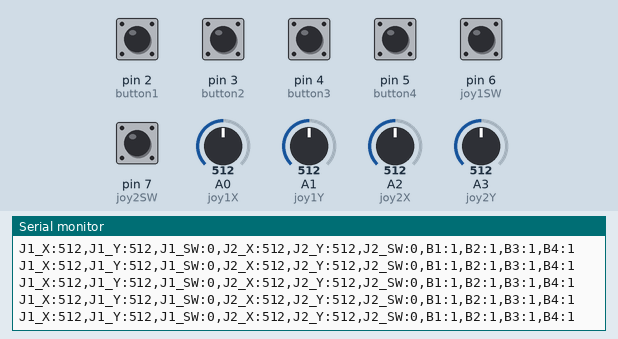
This sketch was run on a simulated Arduino Uno, built with avr-gcc and run on an emulated ATmega328P. On the bench: the last lines printed to the serial monitor. The inputs (shaded band) are chosen by the test bench; at power-on: pin 2 (button1), pin 3 (button2), pin 4 (button3), pin 5 (button4), pin 6 (joy1SW), pin 7 (joy2SW) HIGH, A1 (joy1Y) = 512, A0 (joy1X) = 512, A2 (joy2X) = 512, A3 (joy2Y) = 512.

Above: at 4.2 s.
4.3 s: A1 (joy1Y) set to 108
At 4.8 s:
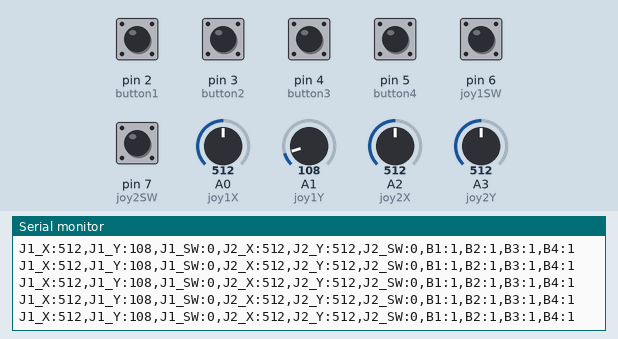
7.3 s: A1 (joy1Y) set to 89
At 8.1 s:
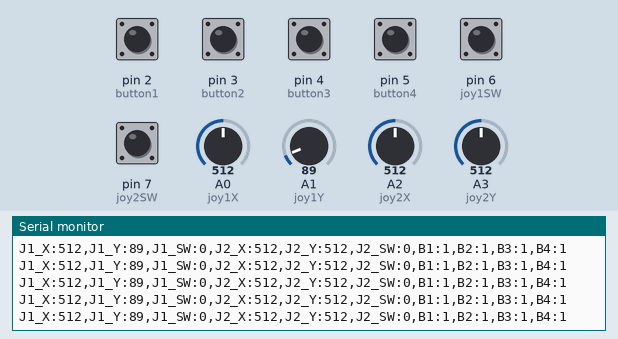
Timing chart, 0 to 10.3 s (numbered marks = the images above; inputs shaded):
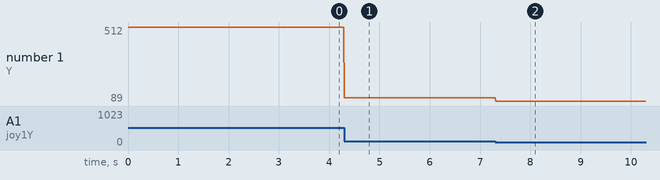

The sketch:

CombinedController_test.ino
```cpp
#include <Keypad.h>

// Joystick 1
const int joy1X = A0;
const int joy1Y = A1;
const int joy1SW = 6;

// Joystick 2
const int joy2X = A2;
const int joy2Y = A3;
const int joy2SW = 7;

// Physical buttons
const int button1 = 2;
const int button2 = 3;
const int button3 = 4;
const int button4 = 5;

// Dialpad
const byte ROWS = 4;
const byte COLS = 4;

char keys[ROWS][COLS] = {
  {'D', 'C', 'B', 'A'},
  {'#', '9', '6', '3'},
  {'0', '8', '5', '2'},
  {'*', '7', '4', '1'}
};

byte rowPins[ROWS] = {8, 9, 10, 11};
byte colPins[COLS] = {12, 13, A4, A5};

Keypad dialpad = Keypad(
  makeKeymap(keys), rowPins, colPins, ROWS, COLS
);

void setup() {
  pinMode(joy1SW, INPUT_PULLUP);
  pinMode(joy2SW, INPUT_PULLUP);

  pinMode(button1, INPUT_PULLUP);
  pinMode(button2, INPUT_PULLUP);
  pinMode(button3, INPUT_PULLUP);
  pinMode(button4, INPUT_PULLUP);

  Serial.begin(115200);
}

void loop() {
  // Update keypad state machine
  dialpad.getKeys();

  // Controller readings
  Serial.print("J1_X:");
  Serial.print(analogRead(joy1X));

  Serial.print(",J1_Y:");
  Serial.print(analogRead(joy1Y));

  Serial.print(",J1_SW:");
  Serial.print(digitalRead(joy1SW) == LOW ? 1 : 0);

  Serial.print(",J2_X:");
  Serial.print(analogRead(joy2X));

  Serial.print(",J2_Y:");
  Serial.print(analogRead(joy2Y));

  Serial.print(",J2_SW:");
  Serial.print(digitalRead(joy2SW) == LOW ? 1 : 0);

  Serial.print(",B1:");
  Serial.print(digitalRead(button1));

  Serial.print(",B2:");
  Serial.print(digitalRead(button2));

  Serial.print(",B3:");
  Serial.print(digitalRead(button3));

  Serial.print(",B4:");
  Serial.print(digitalRead(button4));

  // Send keypad press and release events
  for (int i = 0; i < LIST_MAX; i++) {
    if (dialpad.key[i].stateChanged) {
      char key = dialpad.key[i].kchar;

      if (dialpad.key[i].kstate == PRESSED) {
        Serial.print(",DIALPAD_DOWN:");
        Serial.print(key);
      } else if (dialpad.key[i].kstate == RELEASED) {
        Serial.print(",DIALPAD_UP:");
        Serial.print(key);
      }
    }
  }

  Serial.println();
  delay(10);
}
```

Measured:
- after the input at 4.3 s, the serial monitor: prints a new line at once (image 1)
- after the input at 7.3 s, the serial monitor: prints a new line at once (image 2)
- plotted number 1: 512 → 108 after the input at 4.3 s, 108 → 89 after the input at 7.3 s
